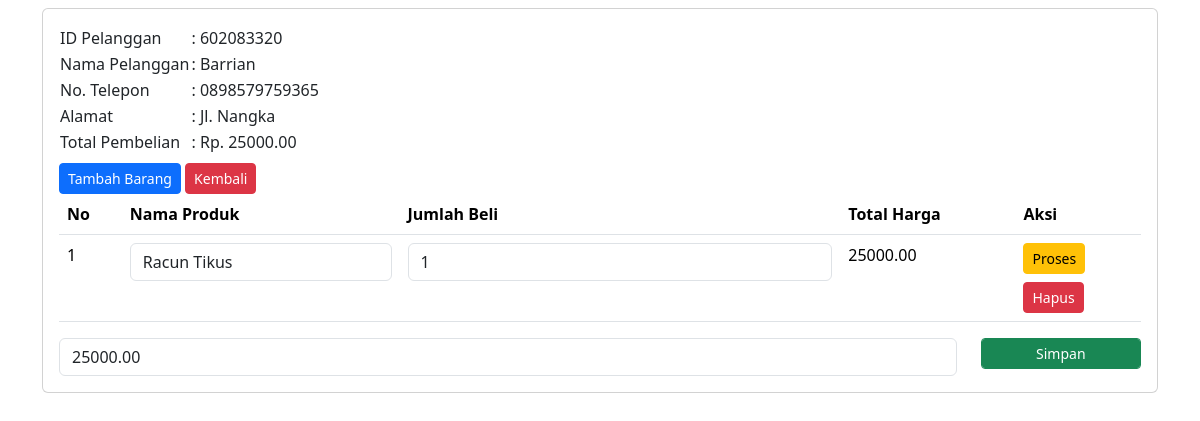
/ukk/pembelian/detail_pembelian.php?PelangganID=602083320 (signed in), run on the app's committed database.
### tables this page shows
CREATE TABLE `penjualan` (
  `PenjualanID` int(11) NOT NULL,
  `TanggalPenjualan` date NOT NULL,
  `TotalHarga` decimal(10,2) NOT NULL,
  `PelangganID` int(11) NOT NULL
);

CREATE TABLE `pelanggan` (
  `PelangganID` int(11) NOT NULL,
  `NamaPelanggan` varchar(255) NOT NULL,
  `Alamat` text NOT NULL,
  `NomorTelepon` varchar(15) NOT NULL
);

CREATE TABLE `detailpenjualan` (
  `DetailID` int(11) NOT NULL,
  `PenjualanID` int(11) NOT NULL,
  `ProdukID` int(11) NOT NULL,
  `JumlahProduk` int(11) NOT NULL,
  `Subtotal` decimal(10,2) NOT NULL
);

CREATE TABLE `produk` (
  `ProdukID` int(11) NOT NULL,
  `NamaProduk` varchar(255) NOT NULL,
  `Harga` decimal(10,2) NOT NULL,
  `Stok` int(11) NOT NULL
);

### ukk/pembelian/detail_pembelian.php (the view, shortened to what this page needs)
<!DOCTYPE html>
<html lang="en">
<head>
    <link href="https://cdn.jsdelivr.net/npm/bootstrap@5.3.2/dist/css/bootstrap.min.css" rel="stylesheet"
>
</head>
<body>
    <div class="container">
        <div class="content">
            <div class="card mt-2">
                <div class="card-body">
                    <?php
                    include '../koneksi.php';
                    $PelangganID = $_GET['PelangganID'];
                    $data = mysqli_query($koneksi,"SELECT * FROM pelanggan INNER JOIN penjualan ON pelanggan.PelangganID=penjualan.PelangganID");
                    while($d = mysqli_fetch_array($data)){
                    ?>
                    <?php if ($d['PelangganID'] == $PelangganID) { ?>
                    <table>
                        <tr>
                            <td>ID Pelanggan</td>
                            <td>: <?php echo $d['PelangganID']; ?></td>
                        </tr>
                        <tr>
                            <td>Nama Pelanggan</td>
                            <td>: <?php echo $d['NamaPelanggan']; ?></td>
                        </tr>
                        <tr>
                            <td>No. Telepon</td>
                            <td>: <?php echo $d['NomorTelepon']; ?></td>
                        </tr>
                        <tr>
                            <td>Alamat</td>
                            <td>: <?php echo $d['Alamat']; ?></td>
                        </tr>
                        <tr>
                            <td>Total Pembelian</td>
                            <td>: Rp. <?php echo $d['TotalHarga']; ?></td>
                        </tr>
                    </table>
                    <form method="post" action="tambah_detail_penjualan.php">
                        <button type="submit" class="btn btn-primary btn-sm mt-2">
                            Tambah Barang
                        </button>
                        <a href="pembelian.php"><button type="button" class="btn btn-danger btn-sm mt-2">
                                Kembali
                            </button></a>
                    </form>
                    <table class="table">
                        <thead>
                            <tr>
                                <th>No</th>
                                <th>Nama Produk</th>
                                <th>Jumlah Beli</th>
                                <th>Total Harga</th>
                                <th>Aksi</th>
                            </tr>
                        </thead>
                        <tbody>
                            <?php
						include '../koneksi.php';
						$no = 1;
						$detailpenjualan = mysqli_query($koneksi,"SELECT * FROM detailpenjualan");
						while($d_detailpenjualan = mysqli_fetch_array($detailpenjualan)){
							?>
                            <?php
							if ($d_detailpenjualan['PenjualanID'] == $d['PenjualanID']) { ?>
                            <tr>
                                <td><?php echo $no++; ?></td>
                                <td>
                                    <form action="simpan_barang_beli.php" method="post">
                                        <div class="form-group">
                                            <select name="ProdukID" class="form-control" onchange="this.form.submit()">
                                                <?php
													include '../koneksi.php';
													$no = 1;
													$produk = mysqli_query($koneksi,"SELECT * FROM produk");
													while($d_produk = mysqli_fetch_array($produk)){
														?>
                                                <option value="<?php echo $d_produk['ProdukID']; ?>"
                                                    <?php if ($d_produk['ProdukID']==$d_detailpenjualan['ProdukID']) { echo "selected"; } ?>>
                                                    <?php echo $d_produk['NamaProduk']; ?></option>
                                                <?php } ?>
                                            </select>
                                        </div>
                                    </form>
                                </td>
                                <td>
                                    <form method="post" action="hitung_subtotal.php">
                                        <div class="form-group">
                                            <input type="number" name="JumlahProduk"
                                                value="<?php echo $d_detailpenjualan['JumlahProduk']; ?>"
                                                class="form-control">
                                        </div>
                                </td>
                                <td><?php echo $d_detailpenjualan['Subtotal']; ?></td>
                                <td>
                                    <button type="submit" class="btn btn-warning btn-sm">Proses</button>
                                    <form class="mt-2" method="post" action="hapus_detail_pembelian.php">
                                        <button type="submit" class="btn btn-danger btn-sm">Hapus</button>
                                    </form>
                                </td>
                            </tr>
                            <?php } else {
								?>
                            <?php
							}
						}
						?>
                        </tbody>
                    </table>
                    <form method="post" action="simpan_total_harga.php">
                        <?php
					include '../koneksi.php';
					$detailpenjualan = mysqli_query($koneksi, "SELECT SUM(Subtotal) AS TotalHarga FROM detailpenjualan WHERE 	PenjualanID='$d[PenjualanID]'");
					$row = mysqli_fetch_assoc($detailpenjualan);
					$sum = $row['TotalHarga'];
					?>
                        <div class="row">
                            <div class="col-sm-10">
                                <div class="form-group">
                                    <input type="text" class="form-control" name="TotalHarga"
                                        value="<?php echo $sum; ?>">
                                </div>
                            </div>
                            <div class="col-sm-2">
                                <div class="form-group">
                                    <button class="btn btn-success btn-sm form-control" type="submit">Simpan</button>
                                </div>
                            </div>
                        </div>
                    </form>
                    <?php } else { ?>
                    <?php
			}
		}
		?>
                </div>
            </div>
</body>
</html>

### data on the page
penjualan: PelangganID "602083320", PelangganID.NamaPelanggan "Barrian", PelangganID.NomorTelepon "0898579759365", PelangganID.Alamat "Jl. Nangka", TotalHarga "25000.00"
detailpenjualan: ProdukID "Racun Tikus", JumlahProduk "1", Subtotal "25000.00"
